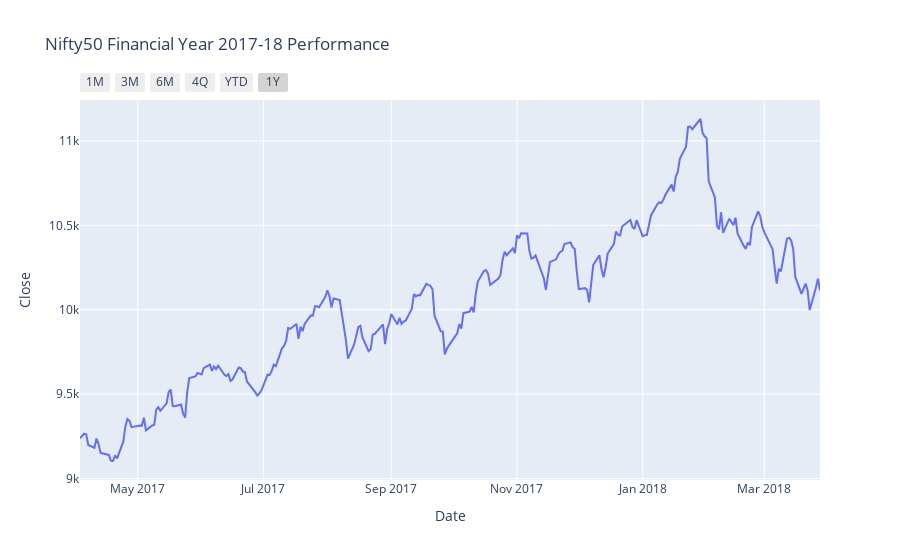

Notebook source saved alongside this figure:
### Code cell
fig = px.line(df_2017_18, x=df_2017_18.index, y='Close',
              title="Nifty50 Financial Year 2017-18 Performance")
fig.update_xaxes(
    rangeselector=dict(
        buttons=list([
            dict(count=1, label="1M", step="month", stepmode="backward"),
            dict(count=3, label="3M", step="month", stepmode="backward"),
            dict(count=6, label="6M", step="month", stepmode="backward"),
            dict(count=4, label="4Q", step="month", stepmode="backward"),
            dict(count=1, label="YTD", step="year", stepmode="todate"),
            dict(count=1, label="1Y", step="all")])
    ))
fig.write_html('Charts/Nifty50 2017-18 Performance.html')
fig.show()

### Figure 1 — Plotly figure (JSON) as saved in the notebook; plotly's stock layout.template omitted (floating-point values rounded to 4 significant figures; data arrays with more than 128 entries replaced by an {"elided": "..."} marker saying what was removed)
{"data": [{"hovertemplate": "Date=%{x}<br>Close=%{y}<extra></extra>", "legendgroup": "", "line": {"color": "#636efa", "dash": "solid"}, "mode": "lines", "name": "", "orientation": "v", "showlegend": false, "type": "scatter", "x": {"elided": "246 str values"}, "xaxis": "x", "y": {"elided": "246 float values"}, "yaxis": "y"}], "layout": {"legend": {"tracegroupgap": 0}, "title": {"text": "Nifty50 Financial Year 2017-18 Performance"}, "xaxis": {"anchor": "y", "domain": [0, 1], "rangeselector": {"buttons": [{"count": 1, "label": "1M", "step": "month", "stepmode": "backward"}, {"count": 3, "label": "3M", "step": "month", "stepmode": "backward"}, {"count": 6, "label": "6M", "step": "month", "stepmode": "backward"}, {"count": 4, "label": "4Q", "step": "month", "stepmode": "backward"}, {"count": 1, "label": "YTD", "step": "year", "stepmode": "todate"}, {"count": 1, "label": "1Y", "step": "all"}]}, "title": {"text": "Date"}}, "yaxis": {"anchor": "x", "domain": [0, 1], "title": {"text": "Close"}}}}
